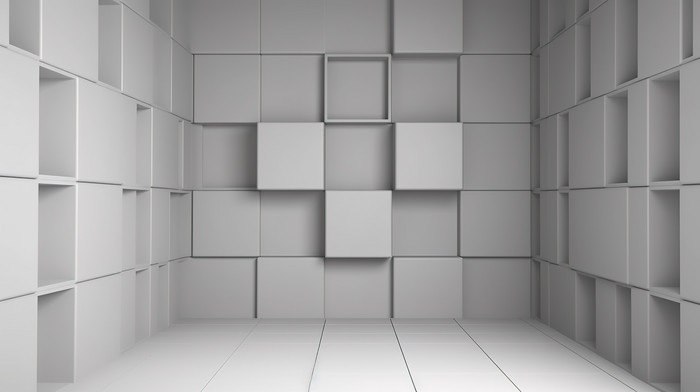
#> input picture images/blocks.jpg, 700 x 392 px
$ python harris_corner_detector.py
#> lines starting #> are read from the running program, lines starting #| are printed output that depends on the picture
"""
@author: Saurabh Chatterjee
"""

import numpy as np
from scipy import ndimage
import matplotlib.pyplot as plt
import cv2

def gaussian_kernel(size, sigma=1):
    size = int(size)  //2
    x, y = np.mgrid[-size:size+1, -size:size+1]     # return coordinate matrices `x` and `y`, BOTH of **SAME DIMENSION** = No. of indexing dimensions, from coordinate **indices** given for each dimension
    normal = 1 / (2.0 * np.pi * sigma**2)
    g =  np.exp(-((x**2 + y**2) / (2.0*sigma**2))) * normal     # 2-D Gaussian | mean, u = 0 taken
    return g


def sobel_filters(img):
    Kx = np.array([[-1, 0, 1], [-2, 0, 2], [-1, 0, 1]], np.float64)
    Ky = np.array([[1, 2, 1], [0, 0, 0], [-1, -2, -1]], np.float64)
    Gx = ndimage.filters.convolve(img, Kx)
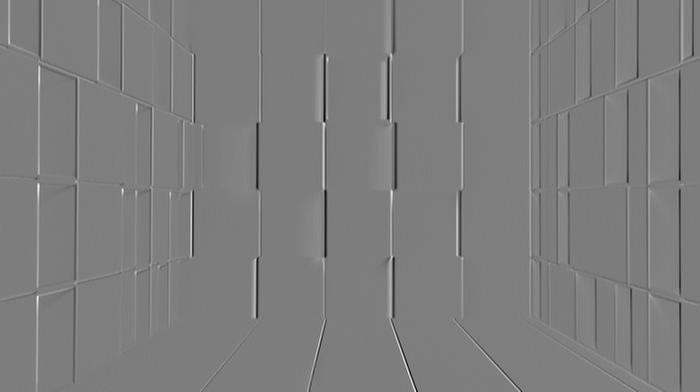
#> Gx: shape (392, 700) float32; min -495, max 508, mean 0.6; drawn with min black and max white
    Gy = ndimage.filters.convolve(img, Ky)
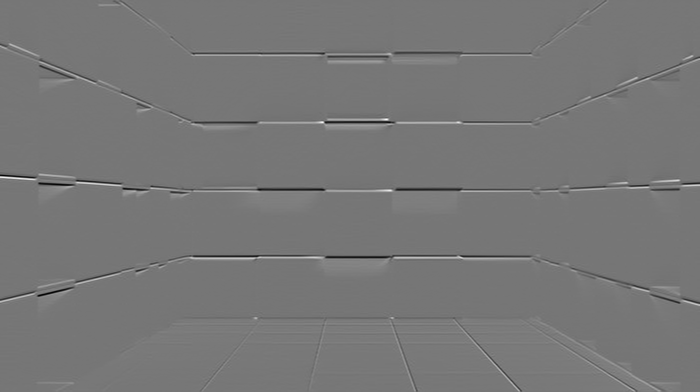
#> Gy: shape (392, 700) float32; min -488, max 558, mean 1.7; drawn with min black and max white
    G = np.hypot(Gx, Gy)
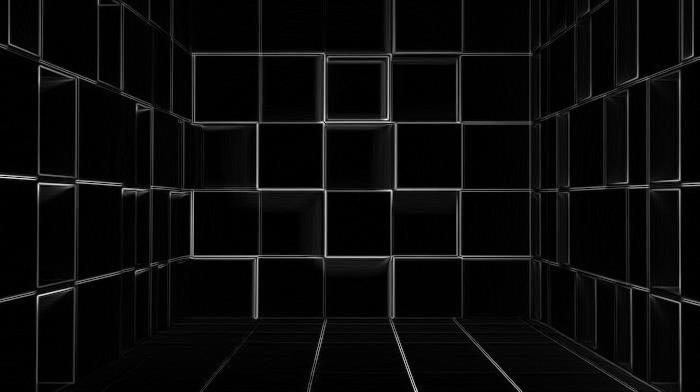
#> G: shape (392, 700) float32; min 0, max 558, mean 22.3; drawn with min black and max white
    G = G / G.max() * 255
    theta = np.arctan2(Gy, Gx)
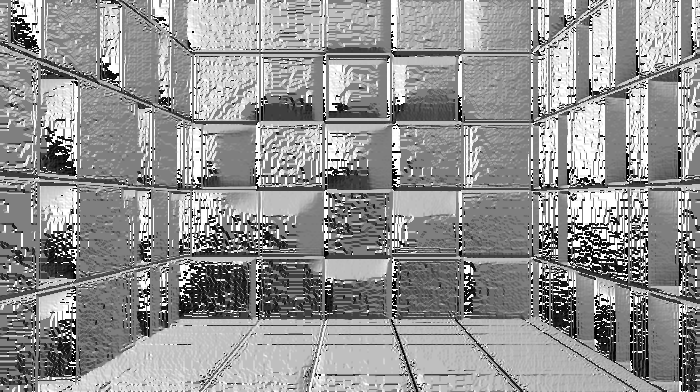
#> theta: shape (392, 700) float32; min -3.14, max 3.14, mean 0.471; drawn with min black and max white

    return (Gx, Gy)


img = cv2.imread('images/blocks.jpg', 0)
img = np.asarray(img, np.float32)

Gx, Gy = sobel_filters(img)

# 'M' matrix values:
m11 = np.multiply(Gx, Gx)       # Variance wrt edge pixels along X-dir in neighbourhood: all pixels considered in a given window-size with different weights -> Gaussian
m22 = np.multiply(Gy, Gy)       # Variance wrt edge pixels along Y-dir in neighbourhood: all pixels considered in a given window-size with different weights -> Gaussian
m12 = m21 = np.multiply(Gx, Gy) # Co-variance wrt edge pixels along X-dir and y-dir in neighbourhood: all pixels considered in a given window-size with different weights -> Gaussian
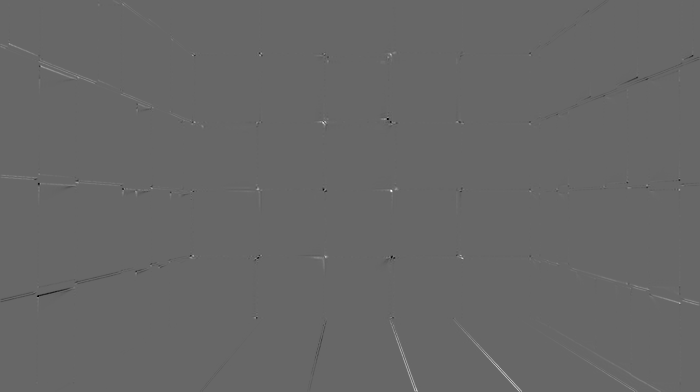
#> m12: shape (392, 700) float32; min -65415, max 95944, mean 57.1; drawn with min black and max white

g = gaussian_kernel(5, 1)

# Applying Gaussian to each element of 'M' matrix: to make it consider surrounding pixel's Gradients also wrt each pixel to calculate VARIANCES:

m11 = ndimage.convolve(m11, g)
m22 = ndimage.convolve(m22, g)
m12 = ndimage.convolve(m12, g)
m21 = ndimage.convolve(m21, g)


# Now need to determine axes of maximum variances, two axes:

# Method 1: Determine Eigen Values E1 and E2 => then classify into Corner, Edge or Flat
# E1>>E2 or E1<<E2: Edge pixel
# E1~E2 and large: Corner pixel
# E1~E2 and small: None


# Method 2: Calculate "Cornerness-Score" using just Determinant & Trace of 'M' matrix:
# R = E1.E2 - k (E1+E2)^2 = Det(M) - k.Trace(M)^2
# R large: Corner

trace = m11 + m22
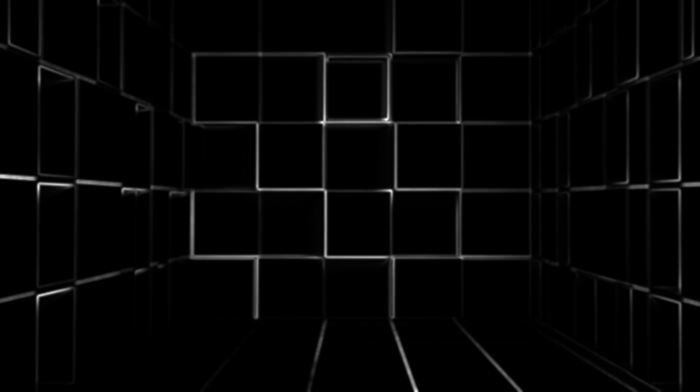
#> trace: shape (392, 700) float32; min 0, max 137786.8, mean 2744.3; drawn with min black and max white

d1 = np.multiply(m11, m22)
d2 = np.multiply(m12, m21)
det = d1 - d2

print(det)
#> (printed output is left out)

k = 0.11    # 0.11
r = det - k * (np.multiply(trace, trace))   # **Cornerness-Score**

img = cv2.imread('images/blocks.jpg', 0)
imgRGB = cv2.cvtColor(img, cv2.COLOR_GRAY2RGB)

imgRGB[r > 710000] = np.array([255, 0, 0])     # r>11000 : Large-value means : Corner
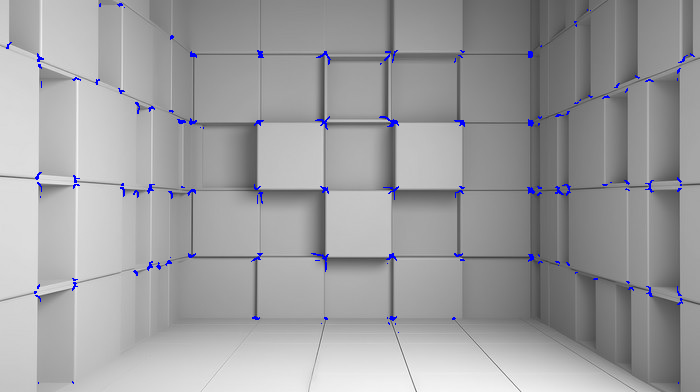
#> imgRGB: shape (392, 700, 3); mean B, G, R 159.7, 157.8, 157.8

plt.figure()

plt.imshow(imgRGB)
plt.show()
